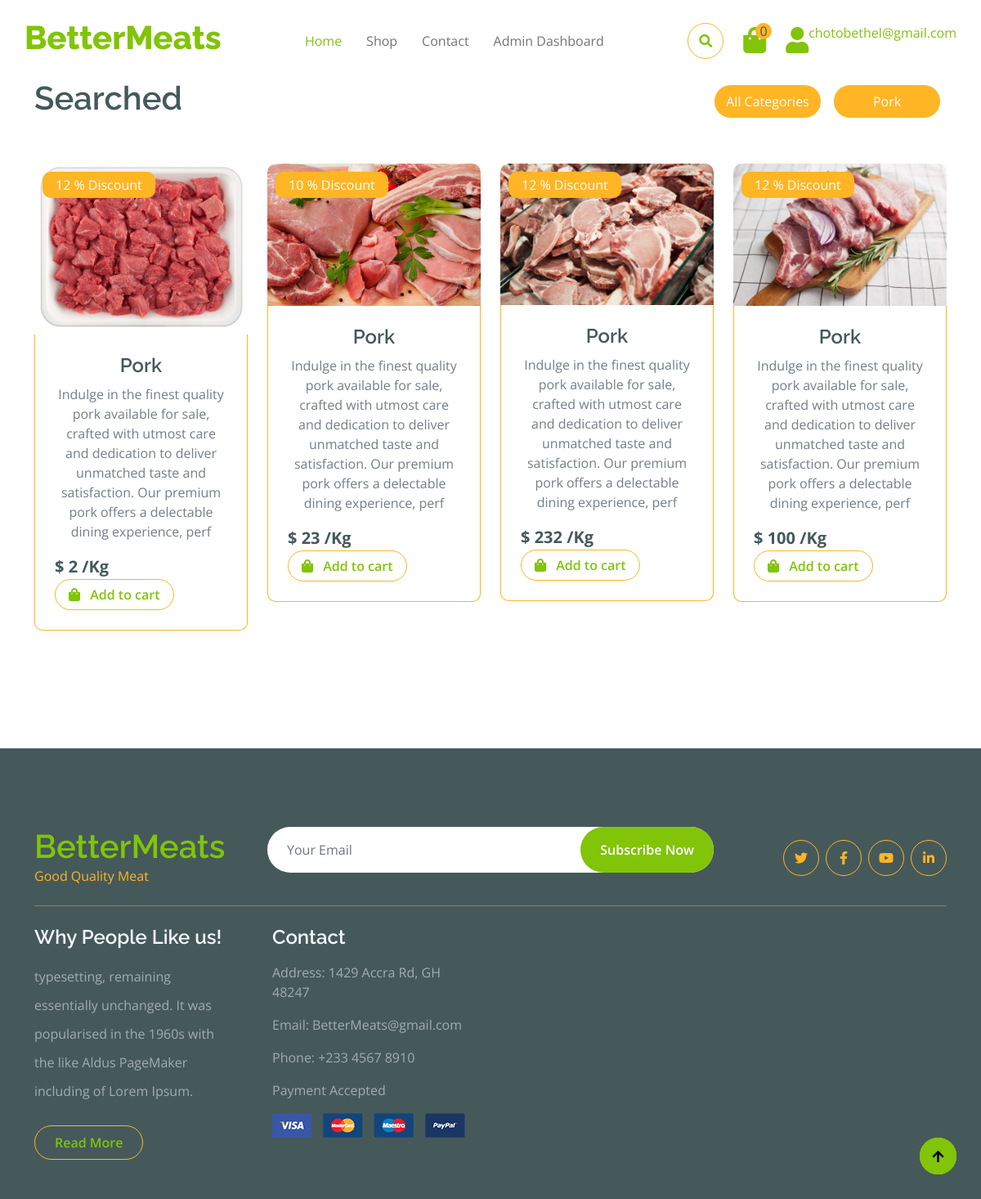
The page /view/frontend/showByCat.php?cat_id=2 (signed in) on the database its author committed.
### tables this page shows
CREATE TABLE `categories` (
  `cat_id` int(11) NOT NULL,
  `cat_name` varchar(100) NOT NULL
);

CREATE TABLE `products` (
  `product_id` int(11) NOT NULL,
  `product_cat` int(11) NOT NULL,
  `product_brand` int(11) NOT NULL,
  `product_title` varchar(200) NOT NULL,
  `product_price` double NOT NULL,
  `product_desc` varchar(500) DEFAULT NULL,
  `product_image` varchar(100) DEFAULT NULL,
  `product_keywords` varchar(100) DEFAULT NULL,
  `qnty` int(100) DEFAULT NULL,
  `recipes` varchar(255) NOT NULL
);

### controllers/general_controller.php (called while the page is built, shortened)
<?php
include(__DIR__ . "/../classes/general_class.php");
function get_category_name($cat_id){
    $general_class = new general_class();
    $cat = $general_class->getCategoryName($cat_id);
    return $cat;
}
function show_by_cat($cat_id){
    $general_class = new general_class();
    $found = $general_class->showByCat($cat_id);
    return $found;
}
?>

### classes/general_class.php (called while the page is built, shortened)
<?php
require_once(__DIR__ . "/../settings/db_class.php");
class general_class extends db_connection
{
		public function getCategoryName($cat_id){
			$sql = "SELECT * FROM `categories` WHERE `cat_id` = '$cat_id'";
			$category = $this->db_fetch_one($sql);
			return $category;
		}
		function showByCat($cat_id){
			$sql = "SELECT *, categories.cat_name FROM `categories`
			JOIN `products` ON categories.cat_id = products.product_cat
			WHERE cat_id = '$cat_id'";
			$showCat = $this->db_fetch_all($sql);
			return $showCat;
		}
}
?>

### settings/db_class.php (called while the page is built, shortened)
<?php
class db_connection
{
	public $db = null;
	public $results = null;
	function db_connect(){
		$this->db = mysqli_connect(SERVER,USERNAME,PASSWD,DATABASE);
		if (mysqli_connect_errno()) {
			return false;
		}else{
			return true;
		}
	}
	function db_query($sqlQuery){
		$this->results = mysqli_query($this->db,$sqlQuery);
		if ($this->results == false) {
			return false;
		}else{
			return true;
		}
	}
	function db_fetch_one($sql){
		if(!$this->db_query($sql)){
			return false;
		}
		return mysqli_fetch_assoc($this->results);
	}
	function db_fetch_all($sql){
		if(!$this->db_query($sql)){
			return false;
		}
		return mysqli_fetch_all($this->results, MYSQLI_ASSOC);
	}
}
?>

### actions/product.php (called while the page is built, shortened)
<?php
require_once(__DIR__ . "/../controllers/general_controller.php");
function getCategoryName($cat_id){
    $cat = get_category_name($cat_id);
    return $cat['cat_name'];
}
?>

### view/frontend/showByCat.php (the view, shortened to what this page needs)
<?php
require_once(__DIR__ . "/../../controllers/general_controller.php");
if(isset($_GET['cat_id'])) {
    $cat_id = $_GET["cat_id"];
    $productsfound = show_by_cat($cat_id);
}
?>
<!DOCTYPE html>
<html lang="en">
    <head>
        <link rel="stylesheet" href="https://use.fontawesome.com/releases/v5.15.4/css/all.css"/>
        <link href="https://cdn.jsdelivr.net/npm/bootstrap-icons@1.4.1/font/bootstrap-icons.css" rel="stylesheet">
        <link href="lib/lightbox/css/lightbox.min.css" rel="stylesheet">
        <link href="lib/owlcarousel/assets/owl.carousel.min.css" rel="stylesheet">
        <link href="css/bootstrap.min.css" rel="stylesheet">
        <link href="css/style.css" rel="stylesheet">
    </head>
    <body>
    <?php include "userNavBar.php" ?>
        <div class="container-fluid fruite py-5">
            <div class="container py-5">
                <div class="tab-class text-center">
                    <div class="row g-4">
                        <div class="col-lg-4 text-start">
                            <h1>Searched</h1>
                        </div>
                        <div class="col-lg-8 text-end">
                            <ul class="nav nav-pills d-inline-flex text-center mb-5">
                            <li class="nav-item">
                                <a class="d-flex m-2 py-2 bg-light rounded-pill active" data-bs-toggle="pill" href="#tab-1" onclick="window.location.href='index.php'">
                                    <span class="text-dark" style="width: 130px;">All Categories</span>
                                </a>
                            </li>
                                <li class="nav-item">
                                    <a class="d-flex m-2 py-2 bg-light rounded-pill active" data-bs-toggle="pill" href="#tab-1">
                                        <span class="text-dark" style="width: 130px;">
                                            <?php
                                                global $productsfound;
                                                echo $productsfound[0]['cat_name'];
                                            ?>
                                        </span>
                                    </a>
                                </li>
                            </ul>
                        </div>
                    </div>
                    <div class="tab-content">
                        <div id="tab-1" class="tab-pane fade show p-0 active">
                            <div class="row g-4">
                                <div class="col-lg-12">
                                    <div class="row g-4">
                                        <?php
                                            global $productsfound;
                                            if (empty($productsfound)) {
                                                return null;
                                            } else {
                                                foreach ($productsfound as $product): ?>
                                                    <div class="col-md-6 col-lg-4 col-xl-3">
                                                        <div class="rounded position-relative fruite-item">
                                                            <div class="fruite-img">
                                                                <img src="../../upload/<?php echo $product["product_image"]; ?>" class="img-fluid w-100 rounded-top" alt="" width = 400 title="<?php echo $product['product_image']; ?> ">
                                                            </div>
                                                            <div class="text-white bg-secondary px-3 py-1 rounded position-absolute" style="top: 10px; left: 10px;"> <?php echo $product["product_desc"]?> % Discount </div>
                                                            <div class="p-4 border border-secondary border-top-0 rounded-bottom">
                                                                <h4><?php echo getCategoryName($product["product_cat"])?></h4>
                                                                <p><?php echo $product["product_title"]?></p>
                                                                <div class="d-flex justify-content-between flex-lg-wrap">
                                                                    <p class="text-dark fs-5 fw-bold mb-0"> $ <?php echo $product["product_price"]?> /Kg </p>
                                                                    <a href="index.php?add_to_cart=<?php echo trim($product['product_id']); ?>" class="btn border border-secondary rounded-pill px-3 text-primary">
                                                                        <i class="fa fa-shopping-bag me-2 text-primary"></i> Add to cart
                                                                    </a>
                                                                </div>
                                                            </div>
                                                        </div>
                                                    </div>
                                                <?php endforeach;
                                            }
                                        ?>
                                    </div>
                                </div>
                            </div>
                        </div>
                    </div>
                </div>
            </div>
        </div>
        <a href="#" class="btn btn-primary border-3 border-primary rounded-circle back-to-top"><i class="fa fa-arrow-up"></i></a>
        <a href="#" class="btn btn-primary border-3 border-primary rounded-circle back-to-top"><i class="fa fa-arrow-up"></i></a>
        <?php include "pages/footer.php" ?>
    </body>
</html>

### view/frontend/css/style.css (style rules this page uses)
.back-to-top { position: fixed; right: 30px; bottom: 30px; display: flex; width: 45px; height: 45px; align-items: center; justify-content: center; transition: 0.5s; z-index: 99; }
.btn { font-weight: 600; transition: .5s; }
.btn.border-secondary { transition: 0.5s; }
.fruite .tab-class .nav-item a.active { background: var(--bs-secondary) !important; }
.fruite .tab-class .nav-item a.active span { color: var(--bs-white) !important; }
.fruite .fruite-item { height: 100%; transition: 0.5s; }
.fruite .fruite-item .fruite-img { overflow: hidden; transition: 0.5s; border-radius: 10px 10px 0 0; }
.fruite .fruite-item .fruite-img img { transition: 0.5s; }

### rows shown on the page
categories: cat_name "Pork"
products: product_image (picture), product_desc "12", product_cat.cat_name "Pork", product_title "Indulge in the finest quality pork available for sale, crafted with utmost care and dedication to deliver unmatched taste and satisfaction. Our premium pork offers a delectable dining experience, perf", product_price "2"
products: product_image (picture), product_desc "10", product_cat.cat_name "Pork", product_title "Indulge in the finest quality pork available for sale, crafted with utmost care and dedication to deliver unmatched taste and satisfaction. Our premium pork offers a delectable dining experience, perf", product_price "23"
products: product_image (picture), product_desc "12", product_cat.cat_name "Pork", product_title "Indulge in the finest quality pork available for sale, crafted with utmost care and dedication to deliver unmatched taste and satisfaction. Our premium pork offers a delectable dining experience, perf", product_price "232"
products: product_image (picture), product_desc "12", product_cat.cat_name "Pork", product_title "Indulge in the finest quality pork available for sale, crafted with utmost care and dedication to deliver unmatched taste and satisfaction. Our premium pork offers a delectable dining experience, perf", product_price "100"

### other values the page prints
$numProductInCart = get_num_details() "0"
$_SESSION['username'] "chotobethel@gmail.com"
